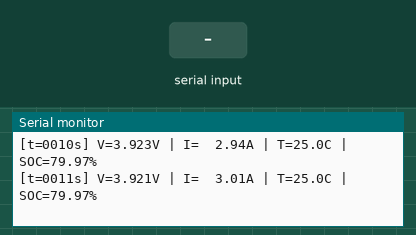
Bench run of a sketch on a simulated ESP32. Shown: the last lines printed to the serial monitor. Inputs (shaded band) come from the test bench. No CAN messages arrive unless stated.

Above: at 1.7 s.
1.8 s: "1" received over Serial
At 1.91 s:
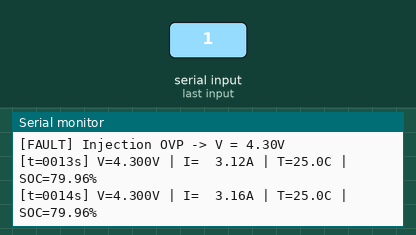
3.3 s: "2" received over Serial
At 3.41 s:
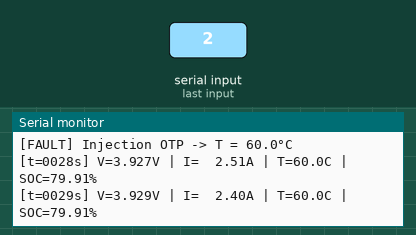
4.8 s: "3" received over Serial
At 4.81 s:
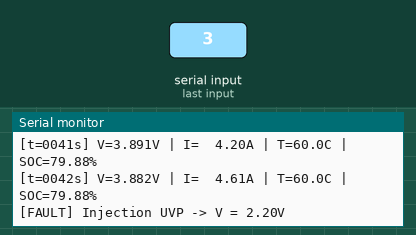
7.8 s: "4" received over Serial
At 7.92 s:
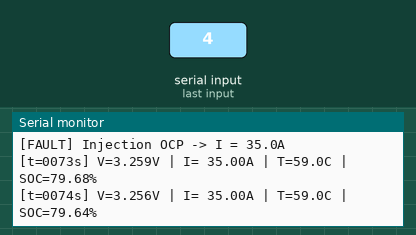
9.3 s: "0" received over Serial
At 9.43 s:
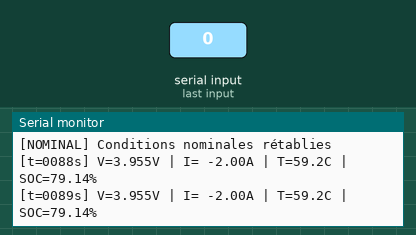
Timing chart, 0 to 11.8 s (numbered marks = the images above; inputs shaded):
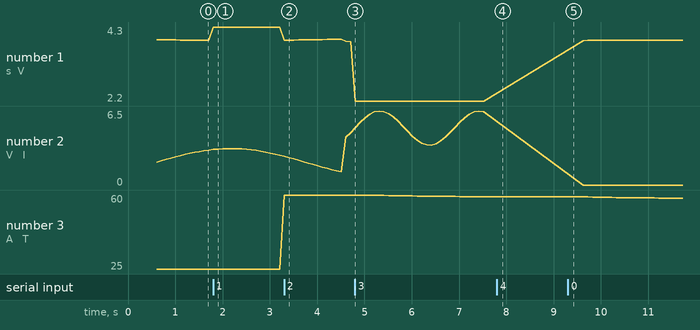

The sketch:

BMS_Plant_ESP32.ino
```cpp
#include <Arduino.h>
#include "driver/twai.h"
#include "wltp_data.h"

// Hardware CAN ESP32 (Transceiver SN65HVD230)
#define CAN_TX_PIN   GPIO_NUM_25
#define CAN_RX_PIN   GPIO_NUM_26
#define CAN_ID_PLANT 0x100

// Paramètres physiques cellule Li-ion
#define C_NOMINAL_AS   (2.5f * 3600.0f) // 9000 As (2.5 Ah)
#define R0_OHM         0.020f
#define R1_OHM         0.015f
#define C1_FARAD       1200.0f
#define DT_SEC         0.100f           // Période 100 ms (10 Hz)

typedef enum {
    FAULT_NONE = 0,
    FAULT_OVERVOLTAGE,
    FAULT_OVERTEMP,
    FAULT_UNDERVOLTAGE,
    FAULT_OVERCURRENT,
} FaultMode_t;

static float soc_plant = 0.80f;
static float v_rc = 0.0f;
static float temp_plant = 25.0f;
static uint16_t wltp_step = 0;
static FaultMode_t fault_injection = FAULT_NONE;
static unsigned long prev_millis = 0;

static inline float compute_ocv(float soc) {
    return 3.0f + 1.15f * soc + 0.1f * (soc * soc);
}

static bool twai_bus_init(void) {
    twai_general_config_t g_conf = TWAI_GENERAL_CONFIG_DEFAULT((gpio_num_t)CAN_TX_PIN, (gpio_num_t)CAN_RX_PIN, TWAI_MODE_NORMAL);
    twai_timing_config_t t_conf = TWAI_TIMING_CONFIG_500KBITS();
    twai_filter_config_t f_conf = TWAI_FILTER_CONFIG_ACCEPT_ALL();

    if (twai_driver_install(&g_conf, &t_conf, &f_conf) != ESP_OK) {
        return false;
    }
    return (twai_start() == ESP_OK);
}

static void send_battery_frame(float voltage, float current, float temperature) {
    twai_message_t frame = {};
    frame.identifier = CAN_ID_PLANT;
    frame.extd = 0;
    frame.data_length_code = 5;

    // Mise à l'échelle pour le bus CAN
    uint16_t v_mv = (uint16_t)(voltage * 1000.0f); // Millivolts
    int16_t  i_ca = (int16_t)(current * 100.0f);   // Centiampères (évite le débordement int16_t)
    int8_t   t_c  = (int8_t)temperature;           // °C

    frame.data[0] = (uint8_t)(v_mv >> 8);
    frame.data[1] = (uint8_t)(v_mv & 0xFF);
    frame.data[2] = (uint8_t)(i_ca >> 8);
    frame.data[3] = (uint8_t)(i_ca & 0xFF);
    frame.data[4] = (uint8_t)t_c;

    twai_transmit(&frame, pdMS_TO_TICKS(5));
}

static void process_serial_commands(void) {
    if (!Serial.available()) return;

    char key = Serial.read();
    switch (key) {
        case '1':
            fault_injection = FAULT_OVERVOLTAGE;
            Serial.println("[FAULT] Injection OVP -> V = 4.30V");
            break;
        case '2':
            fault_injection = FAULT_OVERTEMP;
            Serial.println("[FAULT] Injection OTP -> T = 60.0°C");
            break;
        case '3':
            fault_injection = FAULT_UNDERVOLTAGE;
            Serial.println("[FAULT] Injection UVP -> V = 2.20V");
            break;
        case '4':
            fault_injection = FAULT_OVERCURRENT;
            Serial.println("[FAULT] Injection OCP -> I = 35.0A");
            break;
        case '0':
            fault_injection = FAULT_NONE;
            Serial.println("[NOMINAL] Conditions nominales rétablies");
            break;
        default:
            break;
    }
}

void setup() {
    Serial.begin(115200);
    delay(500);

    Serial.println("--- BMS HIL Testbench Node ESP32 ---");

    if (!twai_bus_init()) {
        Serial.println("[ERR] Échec d'initialisation du contrôleur CAN TWAI");
        while (1) { delay(1000); }
    }

    Serial.println("[OK] CAN 500 kbps actif");
    Serial.println("Commandes : '0'=Nominal | '1'=OVP | '2'=OTP | '3'=UVP | '4'=OCP");

    prev_millis = millis();
}

void loop() {
    process_serial_commands();

    unsigned long current_millis = millis();
    if (current_millis - prev_millis < 100) {
        return;
    }
    prev_millis = current_millis;

    // 1. Profil de courant WLTP
    float I_current = wltp_current[wltp_step];
    wltp_step = (wltp_step + 1) % WLTP_TOTAL_SECONDS;

    // 2. Injection défaut surintensité
    if (fault_injection == FAULT_OVERCURRENT) {
        I_current = 35.0f;
    }

    // 3. Intégration Coulomb Counting
    soc_plant -= (I_current * DT_SEC) / C_NOMINAL_AS;
    if (soc_plant < 0.0f) soc_plant = 0.0f;
    if (soc_plant > 1.0f) soc_plant = 1.0f;

    // 4. Dynamique RC
    float exp_factor = exp(-DT_SEC / (R1_OHM * C1_FARAD));
    v_rc = v_rc * exp_factor + R1_OHM * (1.0f - exp_factor) * I_current;

    // 5. Tension de cellule
    float v_cell = compute_ocv(soc_plant) - (R0_OHM * I_current) - v_rc;

    // 6. Dynamique thermique
    temp_plant += 0.002f * (R0_OHM * I_current * I_current) - 0.001f * (temp_plant - 25.0f);

    // 7. Overrides des fautes
    if (fault_injection == FAULT_OVERVOLTAGE) {
        v_cell = 4.30f;
    } else if (fault_injection == FAULT_UNDERVOLTAGE) {
        v_cell = 2.20f;
    } else if (fault_injection == FAULT_OVERTEMP) {
        temp_plant = 60.0f;
    }

    // 8. Transmission CAN
    send_battery_frame(v_cell, I_current, temp_plant);

    Serial.printf("[t=%04ds] V=%.3fV | I=%6.2fA | T=%.1fC | SOC=%.2f%%\n",
                  wltp_step, v_cell, I_current, temp_plant, soc_plant * 100.0f);
}
```

Source omitted: wltp_data.h (20297 bytes)

Measured:
- after the input at 1.8 s, the serial monitor: prints a new line at once (image 1)
- after the input at 3.3 s, the serial monitor: prints a new line at once (image 2)
- after the input at 4.8 s, the serial monitor: prints a new line at once (image 3)
- after the input at 7.8 s, the serial monitor: prints a new line at once (image 4)
- after the input at 9.3 s, the serial monitor: prints a new line at once (image 5)
- plotted number 1: 3.92 → 4.3 after the input at 1.8 s, 4.3 → 3.88 after the input at 3.3 s, 3.88 → 2.2 after the input at 4.8 s, 2.2 → 3.92 after the input at 9.3 s
- plotted number 2: 6.44 → 0 after the input at 9.3 s
- plotted number 3: 25 → 60 after the input at 3.3 s, 60 → 59.1 after the input at 4.8 s, 59.1 → 58.4 after the input at 9.3 s
